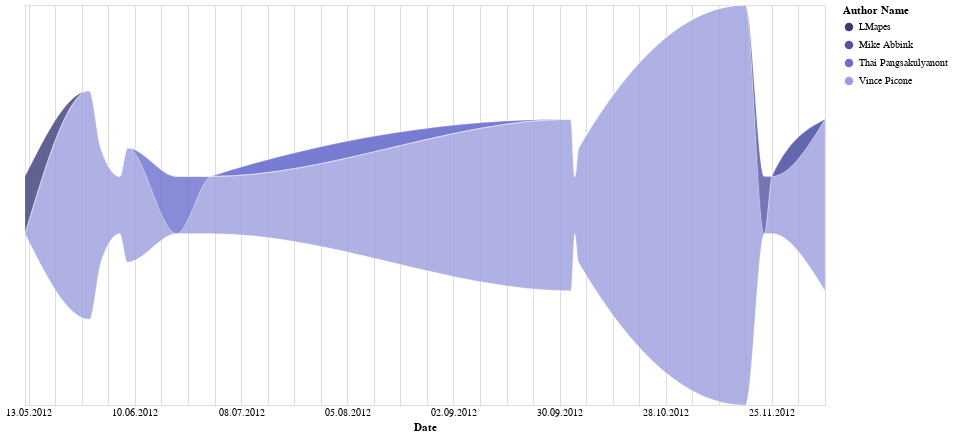

The notebook cell this image was saved under:
### Markdown cell above
Let's visualise the dataset. Since I'm presenting a dataset that changes over time I've choosen streamgraph to show the repo overview.

### Code cell
alt.Chart(df_commits_reduced).mark_area(interpolate='monotone',
    fillOpacity=0.8,
    stroke='white',
    strokeWidth=0.2).encode(
    alt.X('monthdate(commit-author-date):T',
        axis=alt.Axis(format='%d.%m.%Y', domain=False, tickSize=0, title='Date')
    ),
    alt.Y('sum(value):Q', stack='center', axis=None, title='Commits'),
    alt.Color('commit-author-name:N', title='Author Name',
        scale=alt.Scale(scheme='category20b')
    ),
    tooltip = ['commit-author-name:N'],
).properties(
    width=800,
    height=400
).interactive()

### Figure 1 — Vega-Lite specification as saved in the notebook (floating-point values rounded to 4 significant figures)
{"config": {"view": {"continuousWidth": 400, "continuousHeight": 300}}, "data": {"name": "data-ca17941a7b85cd8f90c904bee7aa0546"}, "mark": {"type": "area", "fillOpacity": 0.8, "interpolate": "monotone", "stroke": "white", "strokeWidth": 0.2}, "encoding": {"color": {"type": "nominal", "field": "commit-author-name", "scale": {"scheme": "category20b"}, "title": "Author Name"}, "tooltip": [{"type": "nominal", "field": "commit-author-name"}], "x": {"type": "temporal", "axis": {"domain": false, "format": "%d.%m.%Y", "tickSize": 0, "title": "Date"}, "field": "commit-author-date", "timeUnit": "monthdate"}, "y": {"type": "quantitative", "aggregate": "sum", "axis": null, "field": "value", "stack": "center", "title": "Commits"}}, "height": 400, "selection": {"selector007": {"type": "interval", "bind": "scales", "encodings": ["x", "y"]}}, "width": 800, "$schema": "https://vega.github.io/schema/vega-lite/v4.8.1.json", "datasets": {"data-ca17941a7b85cd8f90c904bee7aa0546": [{"commit-author-name": "Vince Picone", "commit-author-date": "2020-06-30T23:58:27+00:00", "commit-message": "Merge pull request #323 from dtinth/patch-1\n\nAdd \"main\" field to \"package.json\"", "node_id": "MDY6Q29tbWl0MTA1NzAyNjMxOjNmYmRiNWRkNzVkNzQzNzliN2ZiYTQ3ZGQ4ODlhMWViNzA3NzFkNzM=", "value": 1}, {"commit-author-name": "Thai Pangsakulyanont", "commit-author-date": "2020-06-21T12:56:02+00:00", "commit-message": "Add \"main\" field to \"package.json\"\n\nThis allows the package’s CSS to be consumed directly, following how the typefaces project does it: https://github.com/KyleAMathews/typefaces", "node_id": "MDY6Q29tbWl0MTA1NzAyNjMxOmY5MGQ5MjIyNWVkYTllMDA1NmQxMzQ0NmNjOTc5YTgzZTExYmQwYTE=", "value": 1}, {"commit-author-name": "Vince Picone", "commit-author-date": "2020-06-08T17:15:33+00:00", "commit-message": "5.0.0", "node_id": "MDY6Q29tbWl0MTA1NzAyNjMxOjk2ODA4MWQ2MWI2YWJlMThjZDBkYzE0YTQyNzA0YWZkZjQ4MzE3MDg=", "value": 1}, {"commit-author-name": "Vince Picone", "commit-author-date": "2020-06-08T16:42:11+00:00", "commit-message": "Merge pull request #315 from vpicone/cross-language-update", "node_id": "MDY6Q29tbWl0MTA1NzAyNjMxOmNkNDZkMGM0ZDUwNzQ3MzY5NTBkMzJhZTJmNjJkMGFlMTdmYTAxZDQ=", "value": 1}, {"commit-author-name": "Vince Picone", "commit-author-date": "2020-06-06T20:27:05+00:00", "commit-message": "fix: tweak zip script to handle korean and variable", "node_id": "MDY6Q29tbWl0MTA1NzAyNjMxOmUxMzFjODY0ZDdjZjUwMDgyOGNkMDhiZTY1N2RlNDgyOTg4MGYxOTc=", "value": 1}, {"commit-author-name": "Vince Picone", "commit-author-date": "2020-06-01T21:31:54+00:00", "commit-message": "fix: temporarily exclude korean from zip", "node_id": "MDY6Q29tbWl0MTA1NzAyNjMxOjYxMmI4NzhlMDFlMzFlYzIyMTAxN2Q5NzNlZWUxZGY1MzA3ODVhMmQ=", "value": 1}, {"commit-author-name": "Vince Picone", "commit-author-date": "2020-06-01T21:23:50+00:00", "commit-message": "feat: add korean", "node_id": "MDY6Q29tbWl0MTA1NzAyNjMxOmFkNWNkN2ZlZGRkZWIxMjYzNjAzNWFjYjZkOWJlYTliNTAwY2E3MDk=", "value": 1}, {"commit-author-name": "Vince Picone", "commit-author-date": "2020-05-29T21:11:44+00:00", "commit-message": "fix: change internal family name for condensed, add glyphs", "node_id": "MDY6Q29tbWl0MTA1NzAyNjMxOjIyYTlhMzllMDcwYjJlZmRhMDIyNWIyMzBkZTA5NDRiZmE4OTM5M2Y=", "value": 1}, {"commit-author-name": "Vince Picone", "commit-author-date": "2020-05-29T21:05:56+00:00", "commit-message": "fix(Serif): vertical metrics and glyph additions", "node_id": "MDY6Q29tbWl0MTA1NzAyNjMxOjFjNjU0ZDQwMzYwY2Q1NTkxNTdiOGZkNjkwNGU4NjJlODA1NzljOTM=", "value": 1}, {"commit-author-name": "Vince Picone", "commit-author-date": "2020-05-29T21:03:33+00:00", "commit-message": "fix(Sans): new glyphs, fixed vertical metrics", "node_id": "MDY6Q29tbWl0MTA1NzAyNjMxOjc2YzM0MTgxOTM5OGU1MzM4YTBkZTZhYjA2MmZkYjNmYzE1MzFkYmY=", "value": 1}, {"commit-author-name": "Vince Picone", "commit-author-date": "2020-05-29T20:56:13+00:00", "commit-message": "feat: mono update", "node_id": "MDY6Q29tbWl0MTA1NzAyNjMxOjNjM2UwMGUzYjA4OWEwY2M5YWNjMDRlMzY2ZDY4NjJhNTA2YmVlOTE=", "value": 1}, {"commit-author-name": "LMapes", "commit-author-date": "2020-05-12T17:20:44+00:00", "commit-message": "Update README.md (#310)\n\n* Update README.md\n\nThis change includes new non-Latin fonts and updates content based on the IBM Style guide.\n\n* Update README.md\n\nHi Vince, this is ready to merge now.\n\n* Update README.md\n\nChange to one sentence per Mike Abbink.", "node_id": "MDY6Q29tbWl0MTA1NzAyNjMxOjZhM2MwOTE3ODAzNWQyY2MwNTAzYWNkMzVjNjRkNmY2ZGFmYjRiNzc=", "value": 1}, {"commit-author-name": "Vince Picone", "commit-author-date": "2019-12-09T21:49:34+00:00", "commit-message": "4.0.2", "node_id": "MDY6Q29tbWl0MTA1NzAyNjMxOmVmMGFiNDk5ODMyOWUxN2UzNGU5YWFhMzAxYjNlYmJlNDAzNWQ3MDk=", "value": 1}, {"commit-author-name": "Vince Picone", "commit-author-date": "2019-12-09T21:48:01+00:00", "commit-message": "fix: update using new hebrew fixes (#289)\n\nfix: update using new hebrew fixes", "node_id": "MDY6Q29tbWl0MTA1NzAyNjMxOmVjZTkzZmIyMzEwYjc5MWJmMjI5YTZmNGE5NGY3MTk1ZjMwMGJhN2Y=", "value": 1}, {"commit-author-name": "Vince Picone", "commit-author-date": "2019-12-09T21:43:01+00:00", "commit-message": "fix: update using new hebrew fixes", "node_id": "MDY6Q29tbWl0MTA1NzAyNjMxOjYzYTk0YWQzYjE0M2VlMDQ2ZGJjNzA1MDRmMGFkOTM0MGMwNWY1ZjQ=", "value": 1}, {"commit-author-name": "Vince Picone", "commit-author-date": "2019-11-25T15:42:50+00:00", "commit-message": "Update README.md", "node_id": "MDY6Q29tbWl0MTA1NzAyNjMxOmUxNjVkYmMxNGIwNDdjYTc0YjMyZTQ1YzlkYTZkYzI2MjU0MDVmZTU=", "value": 1}, {"commit-author-name": "Mike Abbink", "commit-author-date": "2019-11-23T11:32:27+00:00", "commit-message": "Update README.md", "node_id": "MDY6Q29tbWl0MTA1NzAyNjMxOjY2ZGJkZTQwODA4YzRkZmE0OTllN2NmOTg4MmFiNGY1YjY3YTdiN2U=", "value": 1}, {"commit-author-name": "Vince Picone", "commit-author-date": "2019-11-18T16:30:10+00:00", "commit-message": "Update CHANGELOG.md", "node_id": "MDY6Q29tbWl0MTA1NzAyNjMxOjU0OWRlOWM3Zjk4MWI0MDU2ZjU2YzhlNjE4ZTdmZjgyNGUxYjQwMDA=", "value": 1}, {"commit-author-name": "Vince Picone", "commit-author-date": "2019-11-18T16:29:14+00:00", "commit-message": "Update CHANGELOG.md", "node_id": "MDY6Q29tbWl0MTA1NzAyNjMxOjc0YTQ5OTA4MWQwNGNhOThjOWRmYzI2ZWNmYTI5ZjljZTFmZDk1NmE=", "value": 1}, {"commit-author-name": "Vince Picone", "commit-author-date": "2019-11-18T16:15:37+00:00", "commit-message": "4.0.1", "node_id": "MDY6Q29tbWl0MTA1NzAyNjMxOmU4MDVlYjQxMDZlYzdlYTAxOTE2ZGNlOTAxMmZjNzViODQ2OThlNjA=", "value": 1}, {"commit-author-name": "Vince Picone", "commit-author-date": "2019-11-18T16:03:37+00:00", "commit-message": "4.0.0", "node_id": "MDY6Q29tbWl0MTA1NzAyNjMxOjg3N2NkMzMxYTcwNzg2NGQ3MGFmOWFiYzM1NDFmNmZkOTM1NzFkYTM=", "value": 1}, {"commit-author-name": "Vince Picone", "commit-author-date": "2019-11-18T15:58:02+00:00", "commit-message": "breaking: update  arabic family name to include sans (#286)\n\nbreaking: update  arabic family name to include sans", "node_id": "MDY6Q29tbWl0MTA1NzAyNjMxOjcwYThiNDBjNzc1ZGY0NGZkOWFhMmQ0NmFjY2RkYzFkMzlkZjk5OGE=", "value": 1}, {"commit-author-name": "Vince Picone", "commit-author-date": "2019-11-18T15:57:32+00:00", "commit-message": "Update README.md (#222)\n\nUpdate README.md", "node_id": "MDY6Q29tbWl0MTA1NzAyNjMxOmIzNGM1MTU5NTU5Yjg2YjIxYTc1YzBmOWI1NzA5MGU3OTQxMzZiNzk=", "value": 1}, {"commit-author-name": "Vince Picone", "commit-author-date": "2019-11-18T15:52:50+00:00", "commit-message": "breaking: update  arabic family name to include sans", "node_id": "MDY6Q29tbWl0MTA1NzAyNjMxOjIxZDk0YmU3MWJlNTkyN2VhMWRkOGRjNzA0ZGM1OTc0NDdhM2M5NGE=", "value": 1}, {"commit-author-name": "Vince Picone", "commit-author-date": "2019-10-05T03:30:32+00:00", "commit-message": "3.0.0", "node_id": "MDY6Q29tbWl0MTA1NzAyNjMxOmY1MWQwNzIwMGFlNTRjYWVkMTFkYTRkZTE0MDE0MmVkNjFhZjFiZTM=", "value": 1}, {"commit-author-name": "Vince Picone", "commit-author-date": "2019-10-05T03:24:56+00:00", "commit-message": "Devanagari thai update (#277)\n\nDevanagari thai update", "node_id": "MDY6Q29tbWl0MTA1NzAyNjMxOjVjYmE2MjFlZjdjZjgyZDgxM2EwZTc5NGQ3NzhmNGM2MDVhYWZkNTE=", "value": 1}, {"commit-author-name": "Vince Picone", "commit-author-date": "2019-10-04T13:25:43+00:00", "commit-message": "fix: thai file names", "node_id": "MDY6Q29tbWl0MTA1NzAyNjMxOjBlNTY0NjMyYzBkOTM1NWY3OGFiNTM2YzUyNGEyZWFiZDY4ZjM4MTY=", "value": 1}, {"commit-author-name": "Vince Picone", "commit-author-date": "2019-10-03T19:20:14+00:00", "commit-message": "chore: add changelog", "node_id": "MDY6Q29tbWl0MTA1NzAyNjMxOjcyZWRjMDFhMmY2NmRjNTJmM2JiZGUzZDVmNTk5ZmMyODQ5MmNmOWI=", "value": 1}, {"commit-author-name": "Vince Picone", "commit-author-date": "2019-10-03T19:11:21+00:00", "commit-message": "fix: add Sans to extralight and semibold weights for thai", "node_id": "MDY6Q29tbWl0MTA1NzAyNjMxOjQ4MDMxMDZjMzFlNjRkMDE1N2JhY2ZkMjk4OTBlZDUzYjAyZjEzYjQ=", "value": 1}, {"commit-author-name": "Vince Picone", "commit-author-date": "2019-10-03T18:45:57+00:00", "commit-message": "breaking: update thai and devanagari typeface names and font files", "node_id": "MDY6Q29tbWl0MTA1NzAyNjMxOjIyMjRiNTdhODAxNGM4M2EyMzA2ZDU4OWM0YTFhM2IyNGZlNmEwYjc=", "value": 1}]}}
